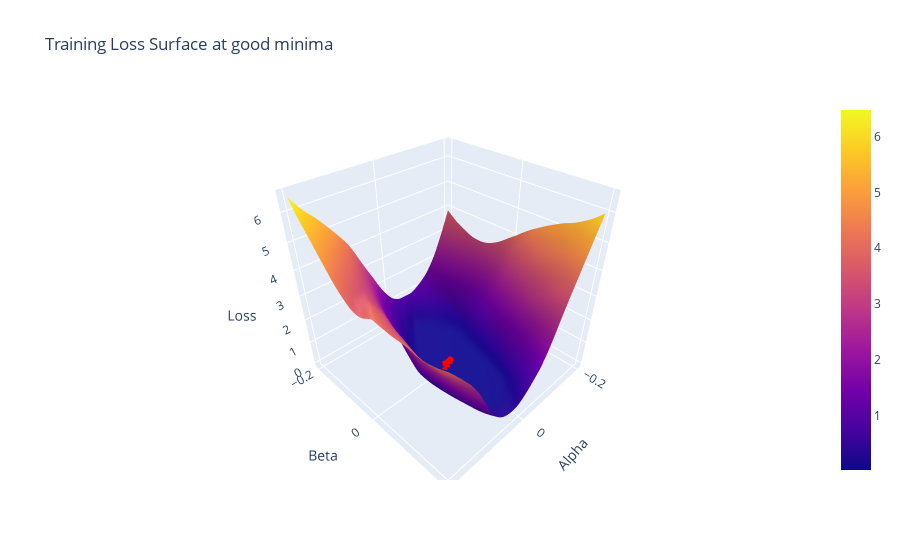
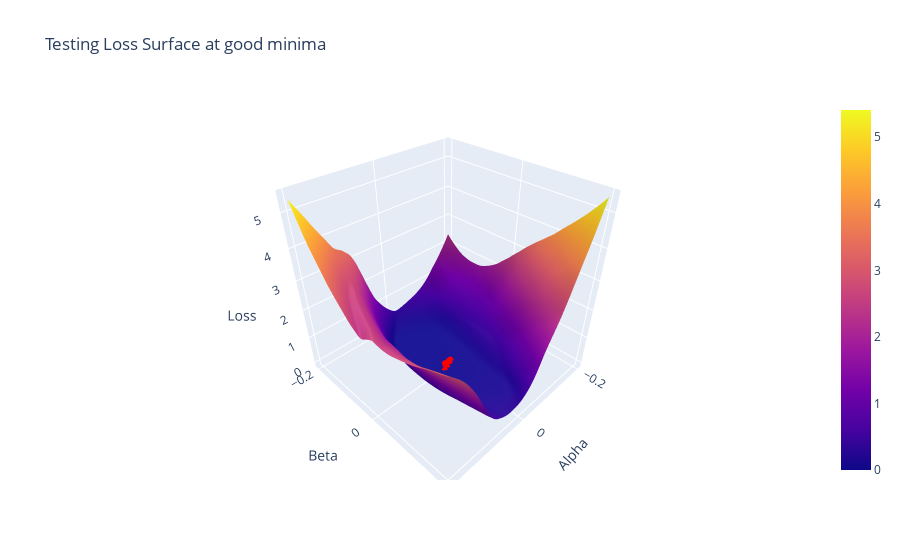

Notebook code cell kept with these figures, in order:
### Code cell
plot_loss_surface_3d(alphas, betas, train_loss_surface_good, np.array(trajectory_good), 'Training Loss Surface at good minima')
plot_loss_surface_3d(alphas, betas, test_loss_surface_good, np.array(trajectory_good), 'Testing Loss Surface at good minima')
